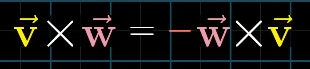
#> input picture Math/Linear Algebra/Cross Product/images/crossarea1.png, 310 x 69 px
$ jupyter execute --allow-errors 'cross product.ipynb'
#> lines starting #> are read from the running program, lines starting #| are printed output that depends on the picture
1. [Cross Product](#cross-product)

#### Cross Product:
- conceptualized with 3 dimensions
- ```cross product``` of ```2 2D vectors``` in 3D space result in a ```new vector perpendicular``` to ```x & y axis i.e. z-axis``` and also ```scalar``` quantity i.e. ```length of the vector``` (area of the parallelogram)
- ```cross product``` of ```2 3D vectors``` result in a ```new 3D vector orthogonal``` to the ```plane``` containing 2 vectors
    - to identify the ```direction``` of ```new vector``` from plane containing 2 vectors using flemming's right hand rule
- we use ```determinants``` to find the ```cross product of 2 2D/3D vectors```
- the ```order of vectors``` in cross product is ```important```
    - i.e. ```orientation``` is represented by ```-ve sign```

[cell 1]
from PIL import Image
from IPython.display import display

img = Image.open('images/crossarea1.png')
#> img is the input picture: PIL image 310x69 RGBA; mean R, G, B, A 18.4, 19.5, 17.5, 255
new_image = img.resize((540, 240))
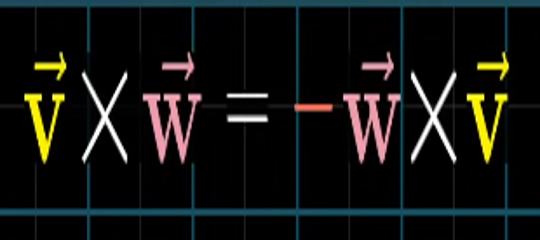
#> new_image: PIL image 540x240 RGBA; mean R, G, B, A 18.6, 19.8, 17.8, 255
display(new_image)

img = Image.open('images/crossarea9.png')
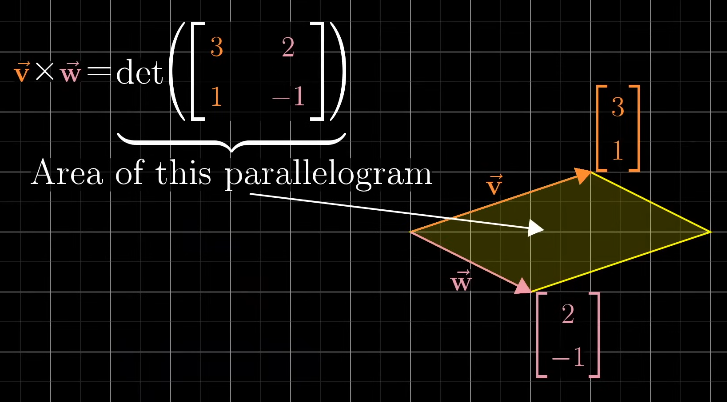
#> input picture Math/Linear Algebra/Cross Product/images/crossarea9.png, 727 x 402 px
#> img is the input picture: PIL image 727x402 RGBA; mean R, G, B, A 14.3, 13.2, 9.8, 255
new_image = img.resize((460, 250))
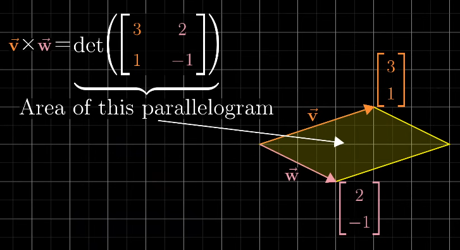
#> new_image: PIL image 460x250 RGBA; mean R, G, B, A 14.7, 13.6, 10.1, 255

display(new_image)

Note:
- scaling 1 vector and taking cross product with other is same as scaling the cross product of 2 vectors combined

[cell 2]
img = Image.open('images/crossarea3.png')
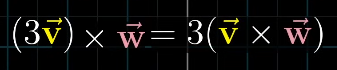
#> input picture Math/Linear Algebra/Cross Product/images/crossarea3.png, 337 x 70 px
#> img is the input picture: PIL image 337x70 RGBA; mean R, G, B, A 15.2, 14.5, 12.9, 255
new_image = img.resize((280, 60))
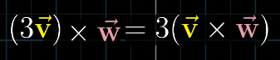
#> new_image: PIL image 280x60 RGBA; mean R, G, B, A 15.4, 14.8, 13.1, 255
display(new_image)
